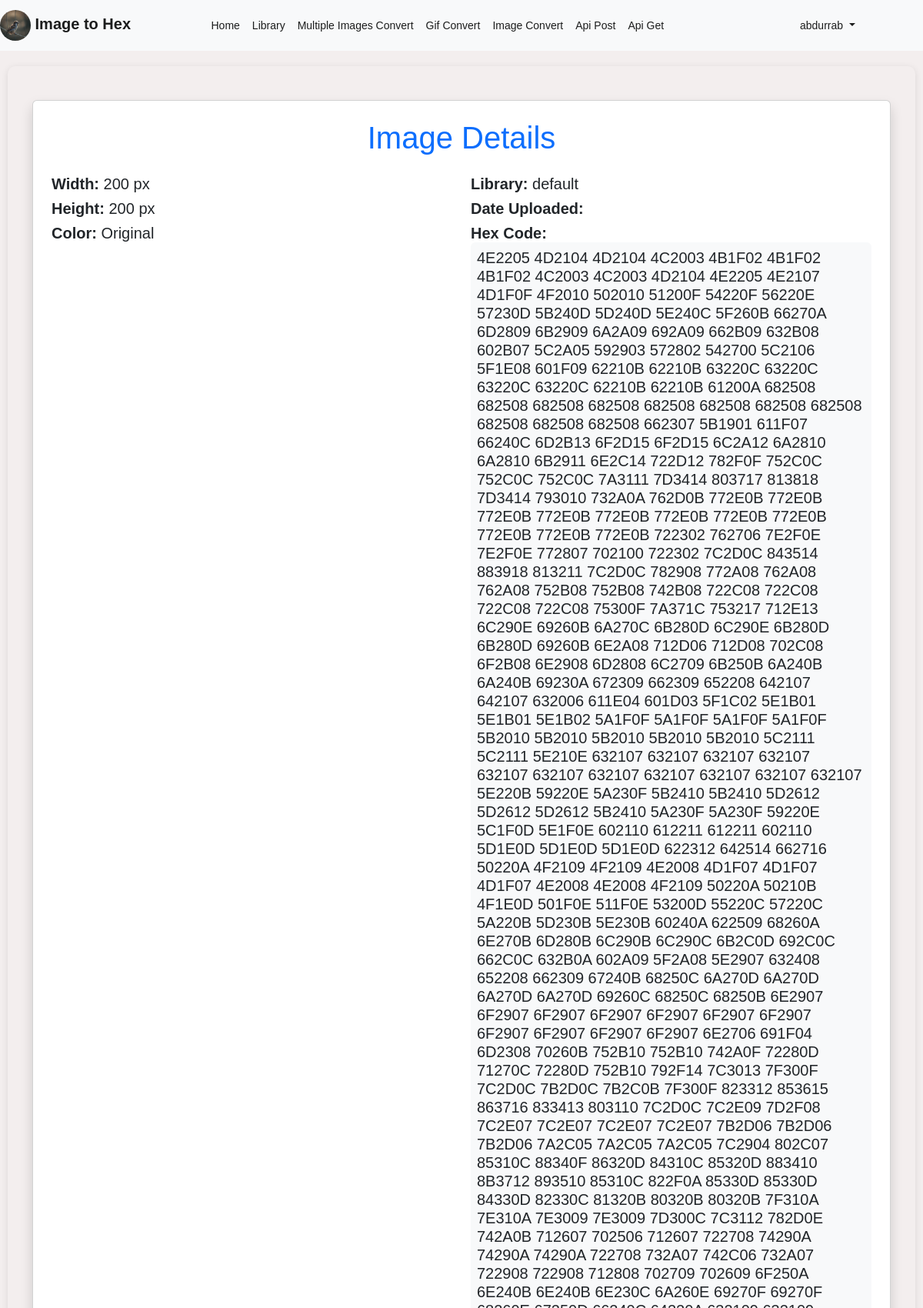
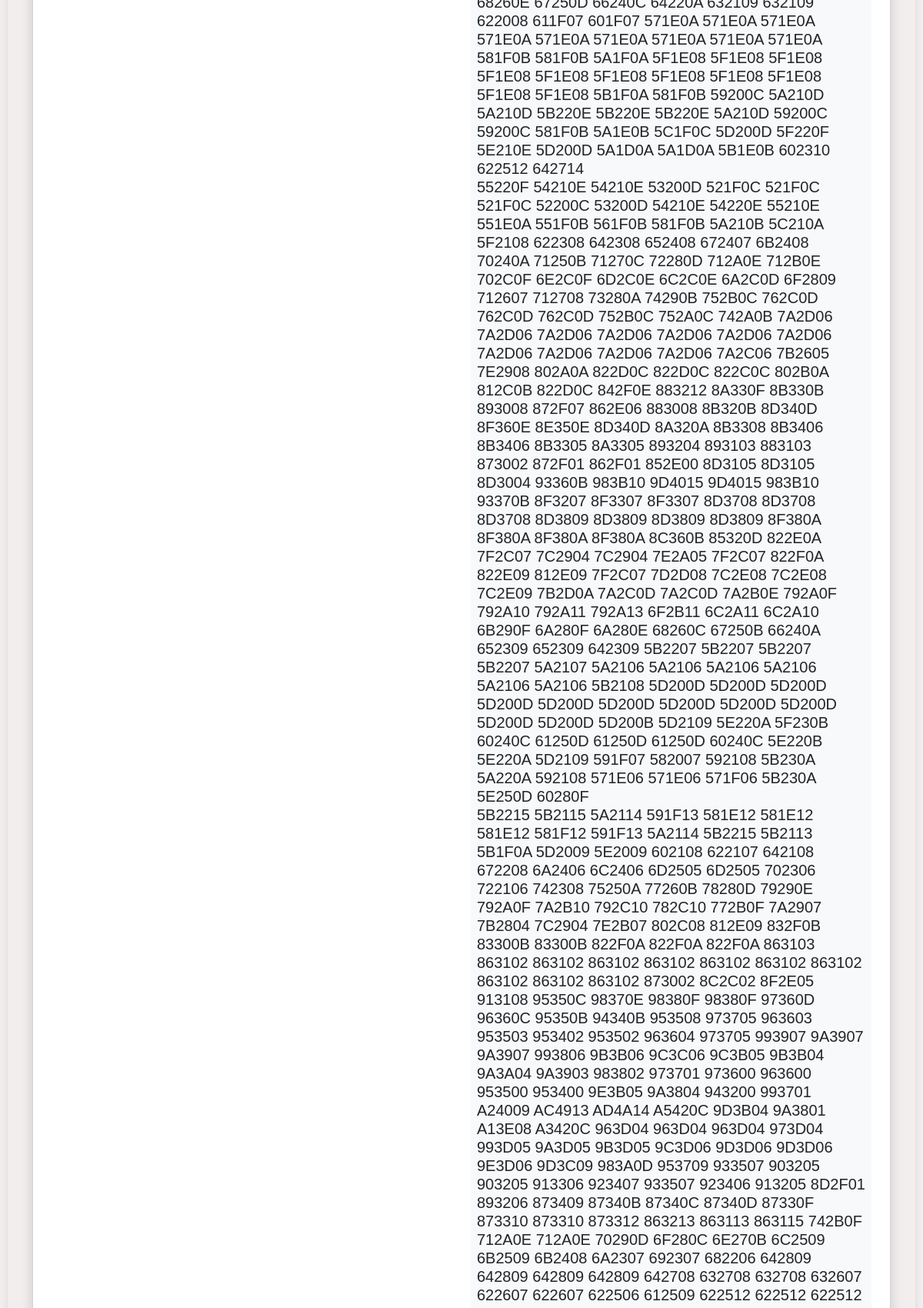
Screenshot of /hexcoderesult.php?id=28 (signed in, upper part) with the database file from the repository (2 pictures, top to bottom).
### tables this page shows
CREATE TABLE `hex_codes` (
  `id` int(11) NOT NULL,
  `image_id` int(11) NOT NULL,
  `width` varchar(255) NOT NULL,
  `height` varchar(255) NOT NULL,
  `invert_color` varchar(15) NOT NULL,
  `library` varchar(255) NOT NULL,
  `hex_code` text NOT NULL,
  `user_id` int(11) NOT NULL,
  `created_at` timestamp NOT NULL DEFAULT current_timestamp()
);

### hexcoderesult.php (the view, shortened to what this page needs)
<?php
include 'includes/db.php';
include 'header.php';
if (!empty($_GET['id'])) {
    $image_id = intval($_GET['id']);
    $sql = "SELECT * FROM hex_codes WHERE image_id = ?";
    $stmt = $conn->prepare($sql);
    $stmt->bind_param('i', $image_id);
    $stmt->execute();
    $result = $stmt->get_result();
    if ($result->num_rows > 0) {
        $row = $result->fetch_assoc();
        $width = $row['width'];
        $height = $row['height'];
        $invert_color = $row['invert_color'];
        $library = $row['library'];
        $hex_code = $row['hex_code'];
        $date = $row['date'] ?? '';
        ?>
        <main>
            <div class="container mt-4">
                <div class="card shadow p-4">
                    <h1 class="text-center text-primary mb-4">Image Details</h1>
                    <div class="row">
                        <div class="col-md-6 mb-3">
                            <h5><strong>Width:</strong> <?php echo htmlspecialchars($width); ?> px</h5>
                            <h5><strong>Height:</strong> <?php echo htmlspecialchars($height); ?> px</h5>
                            <h5>
                                <strong>Color:</strong>
                                <?php echo $invert_color == 1 ? "Inverted" : "Original"; ?>
                            </h5>
                        </div>
                        <div class="col-md-6">
                            <h5><strong>Library:</strong> <?php echo htmlspecialchars($library); ?></h5>
                            <h5><strong>Date Uploaded:</strong> <?php echo htmlspecialchars($date); ?></h5>
                            <h5>
                                <strong>Hex Code:</strong>
                                <span class="text-monospace d-block bg-light p-2 rounded">
                                    <?php echo nl2br(htmlspecialchars($hex_code)); ?>
                                </span>
                            </h5>
                        </div>
                    </div>
                </div>
            </div>
        </main>
        <?php
    } else {
        echo "<div class='container mt-4'><p class='alert alert-danger text-center'>Image not found.</p></div>";
    }
} else {
    echo "<div class='container mt-4'><p class='alert alert-warning text-center'>No image ID provided.</p></div>";
}
?>

### styles.css (style rules this page uses)
body, h1, h2, h3, p, ul, ol, li { margin: 0; padding: 0; box-sizing: border-box; }
body { font-family: Arial, sans-serif; line-height: 1.6; color: #333; background: #f3eeee; display: flex; flex-direction: column; min-height: 100vh; margin: 0; }
main { flex: 1; padding: 20px; border-radius: 10px; box-shadow: 0 2px 10px rgba(0, 0, 0, 0.1); margin: 0 auto; }

### rows the page displays
hex_codes: width "200", height "200", library "default", hex_code "4E2205 4D2104 4D2104 4C2003 4B1F02 4B1F02 4B1F02 4C2003 4C2003 4D2104 4E2205 4E2107 4D1F0F 4F2010 502010 51200F 54220F 56220E 57230D 5B240D 5D240D 5E240C 5F260B 66270A 6D2809 6B2909 6A2A09 692A09 662B09 632B08 602B07 5C2A05 592903 572802 542700 5C2106 5F1E08 601F09 62210B 62210B 63220C 63220C 63220C 63220C 62210B 62210B 61200A 682508 682508 682508 682508 682508 682508 682508 682508 682508 682508 682508 662307 5B1901 611F07 66240C 6D2B13 6F2D15 6F2D15 6C2A12 6A2810 6A2810 6B2911 6E2C14 722D12 782F0F 752C0C 752C0C 752C0C 7A3111 7D3414 803717 813818 7D3414 793010 732A0A 762D0B 772E0B 772E0B 772E0B 772E0B 772E0B 772E0B 772E0B 772E0B 772E0B 772E0B 772E0B 722302 762706 7E2F0E 7E2F0E 772807 702100…"

### other values shown
$_SESSION['username'] "abdurrab"
